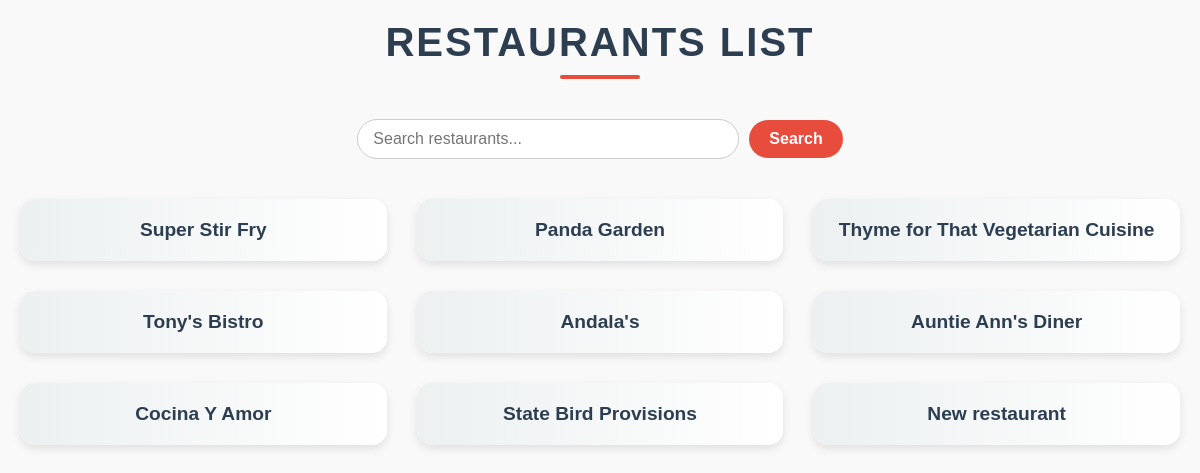
The page /restaurants/ on the database its author committed.
### database_setup.py (models this page shows, shortened)
class Restaurant(Base):
    __tablename__ = 'restaurant'
    name = Column(String(80), nullable = False)
    id = Column(Integer, primary_key = True)

### app.py (the view)
@app.route('/restaurants/')
def restaurants():
    restaurants = db_session.query(Restaurant).all()  # Updated to use db_session
    return render_template('restaurants.html', restaurants=restaurants)

### templates/restaurants.html (shortened to what this page needs)
<!DOCTYPE html>
<html lang="en">
<head>
    <link rel="stylesheet" type="text/css" href="{{ url_for('static', filename='restaurant.css') }}">
</head>
<body>
    <div class="res_header">
        Restaurants List
    </div>
    <form method="GET" action="{{ url_for('restaurants') }}" class="search-form">
        <input type="text" name="q" placeholder="Search restaurants..." value="{{ query }}">
        <button type="submit">Search</button>
    </form>
    <div class="restaurants-container">
        {% for i in restaurants %}
        <div class="restaurant-item">
            <a href="{{ url_for('UserMenu', restaurant_id=i.id) }}">{{ i.name }}</a>
        </div>
        {% endfor %}
    </div>
</body>
</html>

### static/restaurant.css (style rules this page uses)
body { font-family: "Poppins", sans-serif; background-color: #f9f9f9; color: #333; margin: 0; padding: 0; display: flex; flex-direction: column; align-items: center; }
.res_header { font-size: 2.5rem; font-weight: 700; text-align: center; margin: 20px 0 40px; color: #2c3e50; text-transform: uppercase; letter-spacing: 2px; position: relative; }
.res_header::after { content: ""; display: block; width: 80px; height: 4px; background-color: #e74c3c; margin: 10px auto 0; border-radius: 2px; }
.search-form { margin-bottom: 40px; display: flex; justify-content: center; align-items: center; gap: 10px; }
.search-form input[type="text"] { padding: 10px 15px; width: 350px; border: 1px solid #ccc; border-radius: 25px; font-size: 16px; transition: border-color 0.3s; }
.search-form button { padding: 10px 20px; background-color: #e74c3c; color: white; border: none; border-radius: 25px; cursor: pointer; font-size: 16px; font-weight: 600; transition: background-color 0.3s, transform 0.2s; }
.restaurants-container { display: grid; grid-template-columns: repeat(auto-fit, minmax(280px, 1fr)); gap: 30px; width: 100%; max-width: 1200px; padding: 0 20px; box-sizing: border-box; }
.restaurant-item { background-color: #ffffff; border-radius: 15px; box-shadow: 0 4px 10px rgba(0, 0, 0, 0.1); overflow: hidden; transition: transform 0.3s, box-shadow 0.3s; }
.restaurant-item a { text-decoration: none; display: block; padding: 20px; font-size: 1.2rem; font-weight: 600; color: #2c3e50; text-align: center; background: linear-gradient(to right, #ecf0f1, #ffffff); transition: background 0.3s, color 0.3s; }

### rows shown on the page
Restaurant: name "Super Stir Fry"
Restaurant: name "Panda Garden"
Restaurant: name "Thyme for That Vegetarian Cuisine"
Restaurant: name "Tony's Bistro"
Restaurant: name "Andala's"
Restaurant: name "Auntie Ann's Diner"
Restaurant: name "Cocina Y Amor"
Restaurant: name "State Bird Provisions"
Restaurant: name "New restaurant"
